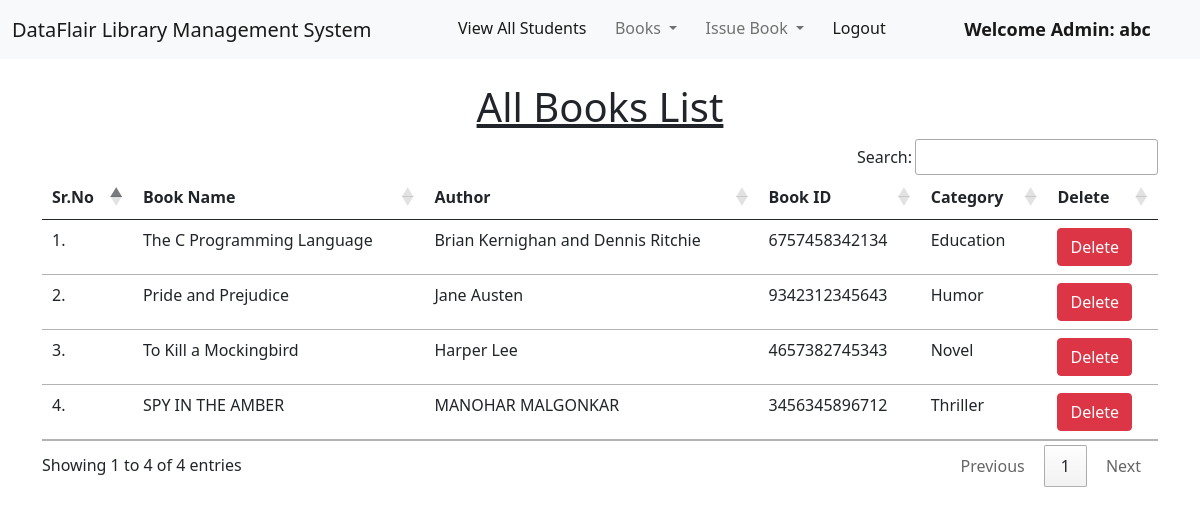
/view_books/ (signed in), run on the app's committed database.
### library/models.py (models this page shows, shortened)
class Book(models.Model):
    name = models.CharField(max_length=200)
    author = models.CharField(max_length=200)
    book_id = models.PositiveIntegerField()
    category = models.CharField(max_length=50)

### library/views.py (the view)
# urls.py: path("view_books/", views.view_books, name="view_books"),
@login_required(login_url = '/admin_login')
def view_books(request):
    books = Book.objects.all()
    return render(request, "view_books.html", {'books':books})

### library/templates/view_books.html (shortened to what this page needs)
{% extends 'admin_navbar.html' %}
{% load static %}
{% block body %}
<div class="container mt-4">
    <h1 class="text-center"><u>All Books List</u></h1>
    <table class="table table-hover" id="example">
        <thead>
            <tr>
                <th>Sr.No</th>
                <th>Book Name</th>
                <th>Author</th>
                <th>Book ID</th>
                <th>Category</th>
                <th>Delete</th>
            </tr>
        </thead>
        <tbody>
            {% for book in books %}
            <tr>
                <td>{{forloop.counter}}.</td>
                <td>{{book.name}}</td>
                <td>{{book.author}}</td>
                <td>{{book.book_id}}</td>
                <td>{{book.category}}</td>
                <td><a href="/delete_book/{{book.id}}/" class="btn btn-danger" onclick="return confirm('Are you sure you want to delete this book?')">Delete</a></td>
            </tr>
            {% endfor %}
        </tbody>
    </table>
    </div>
{% endblock %}

### library/templates/admin_navbar.html (shortened to what this page needs)
<!doctype html>
<html lang="en">
  <head>
    <link href="https://cdn.jsdelivr.net/npm/bootstrap@5.1.0/dist/css/bootstrap.min.css" rel="stylesheet">
    <link rel="stylesheet" href="https://cdn.datatables.net/1.10.25/css/jquery.dataTables.min.css">
    <link rel="stylesheet" href="https://cdn.datatables.net/buttons/1.7.1/css/buttons.dataTables.min.css">
  </head>
  <body>
    <nav class="navbar navbar-expand-lg navbar-light bg-light">
        <div class="container-fluid">
          <a class="navbar-brand" href="#">DataFlair Library Management System</a>
          <div class="collapse navbar-collapse" id="navbarSupportedContent">
            <ul class="navbar-nav me-auto mb-2 mb-lg-0">
              <li class="nav-item">
                <a class="nav-link active" aria-current="page" href="/view_students/">View All Students</a>
              </li>
              <li class="nav-item dropdown">
                <a class="nav-link dropdown-toggle" href="#" id="navbarDropdown" role="button" data-bs-toggle="dropdown" aria-expanded="false">
                  Books
                </a>
              </li>
              <li class="nav-item dropdown">
                <a class="nav-link dropdown-toggle" href="#" id="navbarDropdown" role="button" data-bs-toggle="dropdown" aria-expanded="false">
                  Issue Book
                </a>
              </li>
              <li class="nav-item">
                <a class="nav-link active" aria-current="page" href="/logout/">Logout</a>
              </li>
              <li class="nav-item">
                <a style="font-weight:600; font-family:'Segoe UI', Tahoma, Geneva, Verdana, sans-serif; font-size: large;" class="nav-link active" href="#">Welcome Admin: {{request.user}}</a>
              </li>
            </ul>
          </div>
        </div>
      </nav>
      {% block body %}
      {% endblock %}
  </body>
</html>

### data on the page
Book: name "The C Programming Language", author "Brian Kernighan and Dennis Ritchie", book_id "6757458342134", category "Education"
Book: name "Pride and Prejudice", author "Jane Austen", book_id "9342312345643", category "Humor"
Book: name "To Kill a Mockingbird", author "Harper Lee", book_id "4657382745343", category "Novel"
Book: name "SPY IN THE AMBER", author "MANOHAR MALGONKAR", book_id "3456345896712", category "Thriller"

### other printed values
{{ request.user }} "abc"
